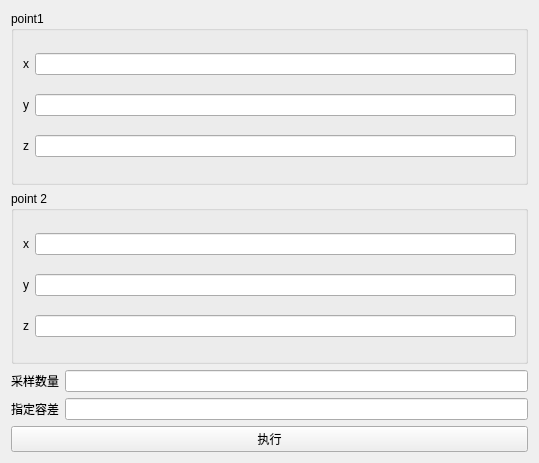
<?xml version="1.0" encoding="UTF-8"?>
<ui version="4.0">
 <class>ResampleToLineWidget</class>
 <widget class="QWidget" name="ResampleToLineWidget">
  <property name="geometry">
   <rect>
    <x>0</x>
    <y>0</y>
    <width>539</width>
    <height>463</height>
   </rect>
  </property>
  <property name="windowTitle">
   <string>Form</string>
  </property>
  <layout class="QGridLayout" name="gridLayout">
   <item row="1" column="0">
    <widget class="QPushButton" name="pushButton">
     <property name="text">
      <string>执行</string>
     </property>
    </widget>
   </item>
   <item row="0" column="0">
    <layout class="QVBoxLayout" name="verticalLayout">
     <item>
      <widget class="QGroupBox" name="groupBox_3">
       <property name="title">
        <string>point1</string>
       </property>
       <layout class="QVBoxLayout" name="verticalLayout_3">
        <item>
         <layout class="QHBoxLayout" name="horizontalLayout">
          <item>
           <widget class="QLabel" name="label">
            <property name="text">
             <string>x</string>
            </property>
           </widget>
          </item>
          <item>
           <widget class="QLineEdit" name="point1_x"/>
          </item>
         </layout>
        </item>
        <item>
         <layout class="QHBoxLayout" name="horizontalLayout_2">
          <item>
           <widget class="QLabel" name="label_2">
            <property name="text">
             <string>y</string>
            </property>
           </widget>
          </item>
          <item>
           <widget class="QLineEdit" name="point1_y"/>
          </item>
         </layout>
        </item>
        <item>
         <layout class="QHBoxLayout" name="horizontalLayout_3">
          <item>
           <widget class="QLabel" name="label_3">
            <property name="text">
             <string>z</string>
            </property>
           </widget>
          </item>
          <item>
           <widget class="QLineEdit" name="point1_z"/>
          </item>
         </layout>
        </item>
       </layout>
      </widget>
     </item>
     <item>
      <widget class="QGroupBox" name="groupBox_2">
       <property name="title">
        <string>point 2</string>
       </property>
       <layout class="QVBoxLayout" name="verticalLayout_4">
        <item>
         <layout class="QHBoxLayout" name="horizontalLayout_5">
          <item>
           <widget class="QLabel" name="label_5">
            <property name="text">
             <string>x</string>
            </property>
           </widget>
          </item>
          <item>
           <widget class="QLineEdit" name="point2_x"/>
          </item>
         </layout>
        </item>
        <item>
         <layout class="QHBoxLayout" name="horizontalLayout_4">
          <item>
           <widget class="QLabel" name="label_4">
            <property name="text">
             <string>y</string>
            </property>
           </widget>
          </item>
          <item>
           <widget class="QLineEdit" name="point2_y"/>
          </item>
         </layout>
        </item>
        <item>
         <layout class="QHBoxLayout" name="horizontalLayout_6">
          <item>
           <widget class="QLabel" name="label_6">
            <property name="text">
             <string>z</string>
            </property>
           </widget>
          </item>
          <item>
           <widget class="QLineEdit" name="point2_z"/>
          </item>
         </layout>
        </item>
       </layout>
      </widget>
     </item>
     <item>
      <layout class="QHBoxLayout" name="horizontalLayout_7">
       <item>
        <widget class="QLabel" name="label_7">
         <property name="text">
          <string>采样数量</string>
         </property>
        </widget>
       </item>
       <item>
        <widget class="QLineEdit" name="resolution"/>
       </item>
      </layout>
     </item>
     <item>
      <layout class="QHBoxLayout" name="horizontalLayout_8">
       <item>
        <widget class="QLabel" name="label_8">
         <property name="text">
          <string>指定容差</string>
         </property>
        </widget>
       </item>
       <item>
        <widget class="QLineEdit" name="lineEdit_8"/>
       </item>
      </layout>
     </item>
    </layout>
   </item>
  </layout>
 </widget>
 <resources/>
 <connections/>
</ui>
